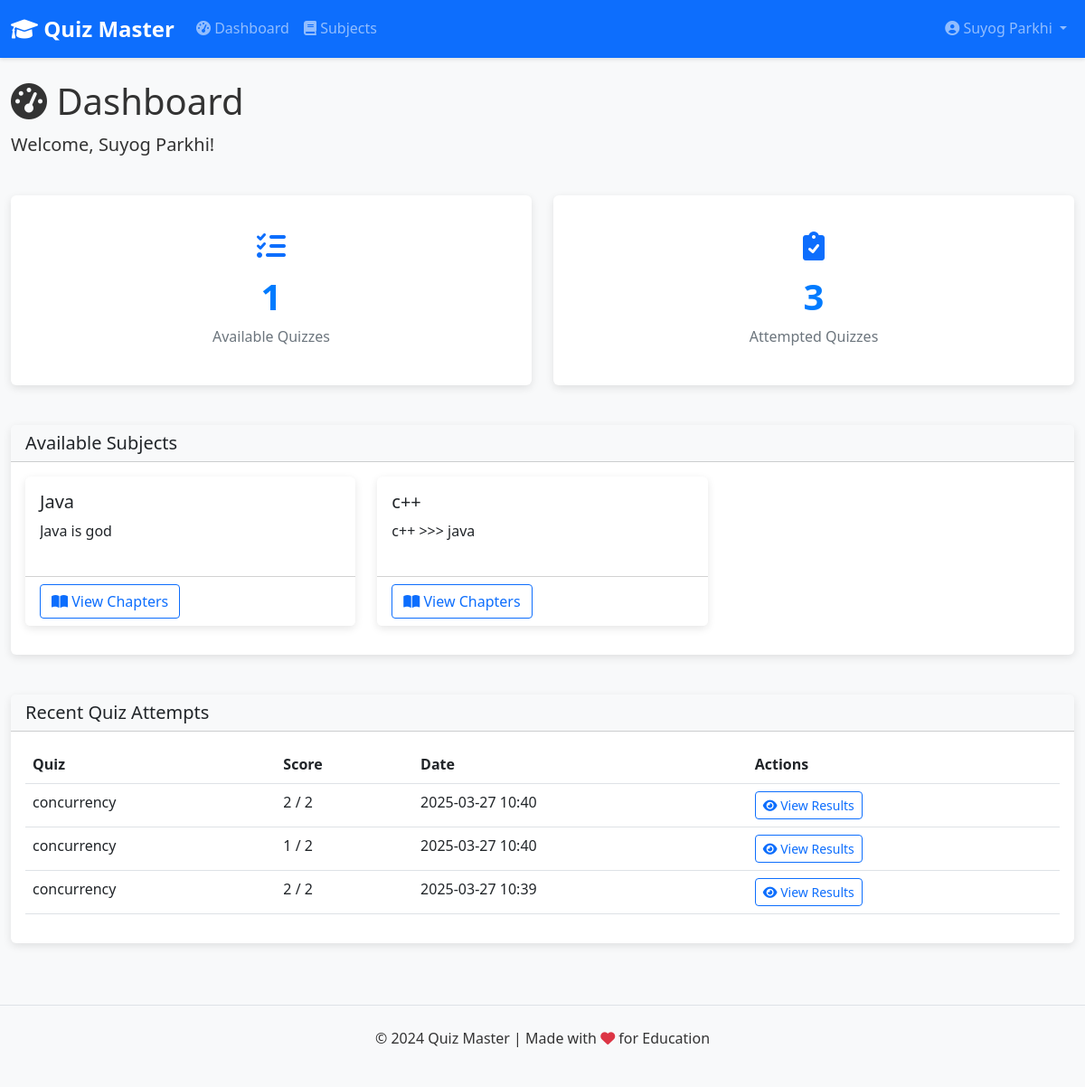
Screenshot of /user/ (signed in) with the database file from the repository.
### models/user.py (models this page shows, shortened)
class User(db.Model, UserMixin):
    __tablename__ = 'users'
    id = db.Column(db.Integer, primary_key=True)
    username = db.Column(db.String(100), unique=True, nullable=False)
    password = db.Column(db.String(200), nullable=False)
    full_name = db.Column(db.String(100), nullable=False)
    qualification = db.Column(db.String(100))
    dob = db.Column(db.Date)
    role = db.Column(db.String(10), default='user')
    scores = db.relationship('Score', backref='user', lazy=True)
    def is_admin(self):
        return self.role == 'admin'

### models/subject.py (models this page shows, shortened)
class Subject(db.Model):
    __tablename__ = 'subjects'
    id = db.Column(db.Integer, primary_key=True)
    name = db.Column(db.String(100), unique=True, nullable=False)
    description = db.Column(db.Text)
    chapters = db.relationship('Chapter', backref='subject', lazy=True, cascade='all, delete-orphan')

### models/score.py (models this page shows, shortened)
class Score(db.Model):
    __tablename__ = 'scores'
    id = db.Column(db.Integer, primary_key=True)
    quiz_id = db.Column(db.Integer, db.ForeignKey('quizzes.id'), nullable=False)
    user_id = db.Column(db.Integer, db.ForeignKey('users.id'), nullable=False)
    time_stamp_of_attempt = db.Column(db.DateTime, default=datetime.utcnow)
    total_scored = db.Column(db.Integer, nullable=False)

### models/chapter.py (models this page shows, shortened)
class Chapter(db.Model):
    __tablename__ = 'chapters'
    id = db.Column(db.Integer, primary_key=True)
    name = db.Column(db.String(100), nullable=False)
    description = db.Column(db.Text)
    subject_id = db.Column(db.Integer, db.ForeignKey('subjects.id'), nullable=False)
    quizzes = db.relationship('Quiz', backref='chapter', lazy=True, cascade='all, delete-orphan')
    __table_args__ = (db.UniqueConstraint('name', 'subject_id', name='unique_chapter_per_subject'),)

### controllers/user.py (the view)
@user_bp.route('/')
@login_required
def dashboard():
    total_quizzes = Quiz.query.count()
    attempted_quizzes = Score.query.filter_by(user_id=current_user.id).count()
    subjects = Subject.query.all()
    recent_scores = Score.query.filter_by(user_id=current_user.id) \
                          .order_by(Score.time_stamp_of_attempt.desc()) \
                          .limit(5).all()
    return render_template('user/dashboard.html',
                          total_quizzes=total_quizzes,
                          attempted_quizzes=attempted_quizzes,
                          subjects=subjects,
                          recent_scores=recent_scores,
                          title='Dashboard')

### models/quiz.py (called while the page is built)
    @property
    def total_questions(self):
        return len(self.questions)

### templates/user/dashboard.html
{% extends 'layout.html' %}
{% block content %}
<div class="row mb-4">
    <div class="col-md-12">
        <h1 class="display-6">
            <i class="fas fa-tachometer-alt"></i> Dashboard
        </h1>
        <p class="lead">Welcome, {{ current_user.full_name }}!</p>
    </div>
</div>
<div class="row mb-4">
    <div class="col-md-6">
        <div class="card stat-card">
            <div class="card-body">
                <i class="fas fa-tasks mb-2 text-primary" style="font-size: 2rem;"></i>
                <div class="stat-number">{{ total_quizzes }}</div>
                <div class="stat-label">Available Quizzes</div>
            </div>
        </div>
    </div>
    <div class="col-md-6">
        <div class="card stat-card">
            <div class="card-body">
                <i class="fas fa-clipboard-check mb-2 text-primary" style="font-size: 2rem;"></i>
                <div class="stat-number">{{ attempted_quizzes }}</div>
                <div class="stat-label">Attempted Quizzes</div>
            </div>
        </div>
    </div>
</div>
<div class="row mb-4">
    <div class="col-md-12">
        <div class="card">
            <div class="card-header">
                <h5 class="mb-0">Available Subjects</h5>
            </div>
            <div class="card-body">
                {% if subjects %}
                    <div class="row">
                        {% for subject in subjects %}
                        <div class="col-md-4 mb-3">
                            <div class="card h-100">
                                <div class="card-body">
                                    <h5 class="card-title">{{ subject.name }}</h5>
                                    <p class="card-text text-truncate-2">{{ subject.description }}</p>
                                </div>
                                <div class="card-footer bg-white">
                                    <a href="{{ url_for('user.chapters', subject_id=subject.id) }}" class="btn btn-outline-primary">
                                        <i class="fas fa-book-open"></i> View Chapters
                                    </a>
                                </div>
                            </div>
                        </div>
                        {% endfor %}
                    </div>
                {% else %}
                    <p class="text-center py-3">No subjects available yet.</p>
                {% endif %}
            </div>
        </div>
    </div>
</div>
<div class="row">
    <div class="col-md-12">
        <div class="card">
            <div class="card-header">
                <h5 class="mb-0">Recent Quiz Attempts</h5>
            </div>
            <div class="card-body">
                {% if recent_scores %}
                <div class="table-responsive">
                    <table class="table table-hover">
                        <thead>
                            <tr>
                                <th>Quiz</th>
                                <th>Score</th>
                                <th>Date</th>
                                <th>Actions</th>
                            </tr>
                        </thead>
                        <tbody>
                            {% for score in recent_scores %}
                            <tr>
                                <td>{{ score.quiz.chapter.name }}</td>
                                <td>{{ score.total_scored }} / {{ score.quiz.total_questions }}</td>
                                <td>{{ score.time_stamp_of_attempt.strftime('%Y-%m-%d %H:%M') }}</td>
                                <td>
                                    <a href="{{ url_for('user.results', score_id=score.id) }}" class="btn btn-sm btn-outline-primary">
                                        <i class="fas fa-eye"></i> View Results
                                    </a>
                                </td>
                            </tr>
                            {% endfor %}
                        </tbody>
                    </table>
                </div>
                {% else %}
                <p class="text-center">You haven't attempted any quizzes yet.</p>
                {% endif %}
            </div>
        </div>
    </div>
</div>
{% endblock %}

### templates/layout.html (shortened to what this page needs)
<!DOCTYPE html>
<html lang="en">
<head>
    <link href="https://cdn.jsdelivr.net/npm/bootstrap@5.3.0-alpha1/dist/css/bootstrap.min.css" rel="stylesheet">
    <link rel="stylesheet" href="https://cdnjs.cloudflare.com/ajax/libs/font-awesome/6.0.0-beta3/css/all.min.css">
    <link rel="stylesheet" href="{{ url_for('static', filename='css/styles.css') }}">
</head>
<body>
    <nav class="navbar navbar-expand-lg navbar-dark bg-primary">
        <div class="container">
            <a class="navbar-brand" href="{{ url_for('index') }}">
                <i class="fas fa-graduation-cap"></i> Quiz Master
            </a>
            <div class="collapse navbar-collapse" id="navbarNav">
                <ul class="navbar-nav me-auto">
                    {% if current_user.is_authenticated %}
                        {% if current_user.is_admin() %}
                            <li class="nav-item">
                                <a class="nav-link" href="{{ url_for('admin.dashboard') }}">
                                    <i class="fas fa-tachometer-alt"></i> Dashboard
                                </a>
                            </li>
                            <li class="nav-item">
                                <a class="nav-link" href="{{ url_for('admin.subjects') }}">
                                    <i class="fas fa-book"></i> Subjects
                                </a>
                            </li>
                        {% else %}
                            <li class="nav-item">
                                <a class="nav-link" href="{{ url_for('user.dashboard') }}">
                                    <i class="fas fa-tachometer-alt"></i> Dashboard
                                </a>
                            </li>
                            <li class="nav-item">
                                <a class="nav-link" href="{{ url_for('user.subjects') }}">
                                    <i class="fas fa-book"></i> Subjects
                                </a>
                            </li>
                        {% endif %}
                    {% endif %}
                </ul>
                <ul class="navbar-nav">
                    {% if current_user.is_authenticated %}
                        <li class="nav-item dropdown">
                            <a class="nav-link dropdown-toggle" href="#" id="navbarDropdown" role="button" data-bs-toggle="dropdown">
                                <i class="fas fa-user-circle"></i> {{ current_user.full_name }}
                            </a>
                        </li>
                    {% endif %}
                </ul>
            </div>
        </div>
    </nav>
    <div class="container mt-4">
        {% block content %}{% endblock %}
    </div>
    <footer class="bg-light py-4 mt-5">
        <div class="container text-center">
            <p>&copy; 2024 Quiz Master | Made with <i class="fas fa-heart text-danger"></i> for Education</p>
        </div>
    </footer>
</body>
</html>

### static/css/styles.css (style rules this page uses)
body { font-family: 'Segoe UI', Tahoma, Geneva, Verdana, sans-serif; line-height: 1.6; color: #333; background-color: #f8f9fa; }
.container { max-width: 1200px; }
.navbar { box-shadow: 0 2px 4px rgba(0, 0, 0, 0.1); }
.navbar-brand { font-weight: bold; font-size: 1.5rem; }
.card { margin-bottom: 20px; border: none; box-shadow: 0 3px 10px rgba(0, 0, 0, 0.1); transition: transform 0.3s; }
.card-header { font-weight: bold; background-color: #f8f9fa; }
.stat-card { text-align: center; padding: 1.5rem; }
.stat-card .stat-number { font-size: 2.5rem; font-weight: bold; color: #007bff; }
.stat-card .stat-label { font-size: 1rem; color: #6c757d; }
.btn { border-radius: 4px; }
footer { margin-top: 50px; padding: 20px 0; background-color: #f8f9fa; border-top: 1px solid #dee2e6; }
.text-truncate-2 { display: -webkit-box; -webkit-line-clamp: 2; -webkit-box-orient: vertical; overflow: hidden; text-overflow: ellipsis; }

### rows the page displays
User: full_name "Suyog Parkhi"
Subject: name "Java", description "Java is god"
Subject: name "c++", description "c++ >>> java"
Score: quiz.chapter.name "concurrency", total_scored "2", quiz.total_questions "2", time_stamp_of_attempt "2025-03-27 10:40"
Score: quiz.chapter.name "concurrency", total_scored "1", quiz.total_questions "2", time_stamp_of_attempt "2025-03-27 10:40"
Score: quiz.chapter.name "concurrency", total_scored "2", quiz.total_questions "2", time_stamp_of_attempt "2025-03-27 10:39"

### other values shown
{{ total_quizzes }} "1"
{{ attempted_quizzes }} "3"
